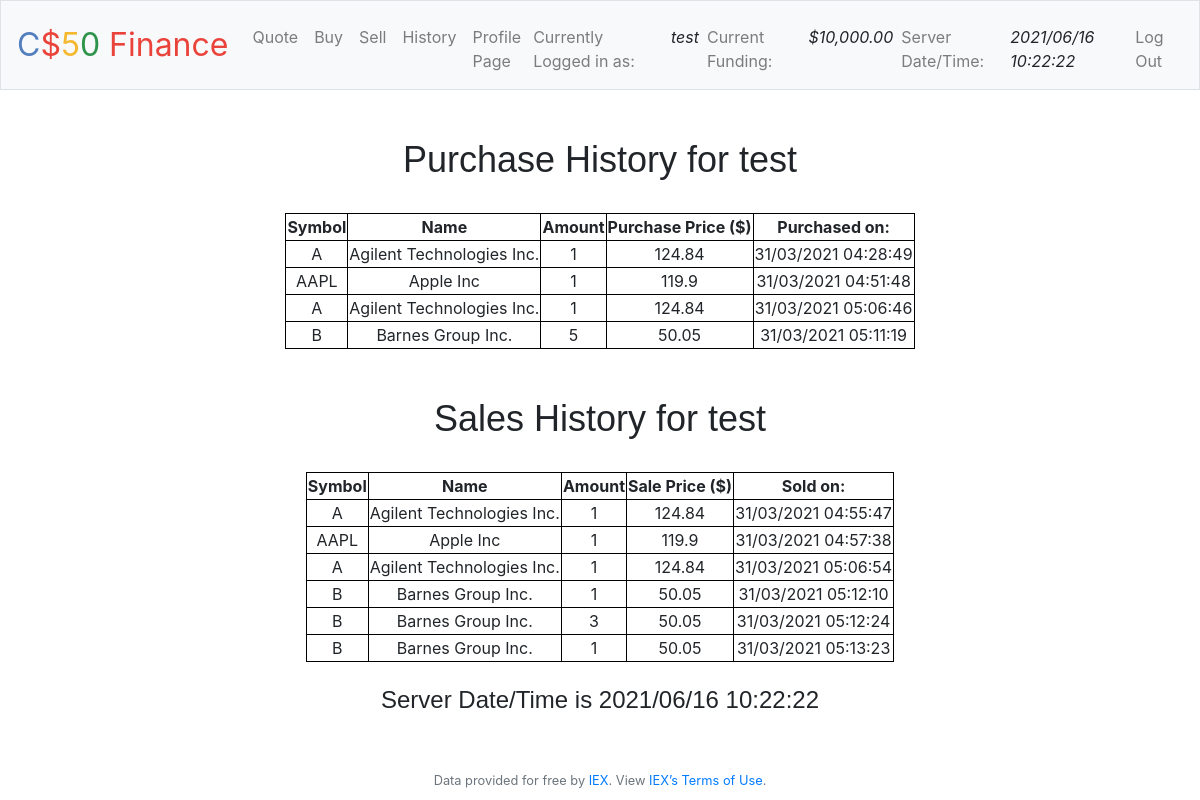
Screenshot of /history (signed in) with the database file from the repository.
### tables this page shows
CREATE TABLE buyrecords
(
buy_id INTEGER,
user_id INTEGER NOT NULL,
stock_symbol TEXT NOT NULL,
stock_name TEXT NOT NULL,
stock_amount NUMERIC NOT NULL,
stock_price NUMERIC NOT NULL,
time DATETIME,
PRIMARY KEY(buy_id),
FOREIGN KEY(user_id) REFERENCES users(id)
);

CREATE TABLE sellrecords
(
sell_id INTEGER,
user_id INTEGER NOT NULL,
stock_symbol TEXT NOT NULL,
stock_name TEXT NOT NULL,
stock_amount NUMERIC NOT NULL,
stock_price NUMERIC NOT NULL,
time DATETIME,
PRIMARY KEY(sell_id),
FOREIGN KEY(user_id) REFERENCES users(id)
);

### application.py (the view)
@app.route("/history")
@login_required
def history():
    session["current_time"] = datetime.now().strftime("%Y/%m/%d %H:%M:%S")
    buyrecords = db.execute("SELECT * FROM buyrecords where user_id = ?", session["user_id"])
    sellrecords = db.execute("SELECT * FROM sellrecords where user_id = ?", session["user_id"])
    print("buyrecords:", buyrecords)
    print("sellrecords:", sellrecords)
    return render_template("history.html", buyrecords=buyrecords, sellrecords=sellrecords)

### application.py (called while the page is built)
@app.after_request
def after_request(response):
    response.headers["Cache-Control"] = "no-cache, no-store, must-revalidate"
    response.headers["Expires"] = 0
    response.headers["Pragma"] = "no-cache"
    return response

### helpers.py (called while the page is built)
def login_required(f):
    @wraps(f)
    def decorated_function(*args, **kwargs):
        if session.get("user_id") is None:
            return redirect("/login")
        return f(*args, **kwargs)
    return decorated_function

### templates/history.html (shortened to what this page needs)
{% extends "layout.html" %}
{% block main %}
    <h1>Purchase History for {{ session.user_name }}</h1>
    <br>
    <table align="center">
        <thead>
            <tr>
                <th>Symbol</th>
                <th>Name</th>
                <th>Amount</th>
                <th>Purchase Price ($)</th>
                <th>Purchased on:</th>
            </tr>
        </thead>
        <tbody>
            {% for buyrecords in buyrecords %}
            <tr>
                <td> {{ buyrecords.stock_symbol}}  </td>
                <td> {{ buyrecords.stock_name}} </td>
                <td> {{ buyrecords.stock_amount}} </td>
                <td> {{ buyrecords.stock_price}} </td>
                <td> {{ buyrecords.time}} </td>
            </tr>
            {% endfor %}
        </tbody>
    </table>
    <br><br>
    <h1>Sales History for {{ session.user_name }}</h1>
    <br>
    <table align="center">
        <thead>
            <tr>
                <th>Symbol</th>
                <th>Name</th>
                <th>Amount</th>
                <th>Sale Price ($)</th>
                <th>Sold on:</th>
            </tr>
        </thead>
        <tbody>
            {% for sellrecords in sellrecords %}
            <tr>
                <td> {{ sellrecords.stock_symbol}}  </td>
                <td> {{ sellrecords.stock_name}} </td>
                <td> {{ sellrecords.stock_amount}} </td>
                <td> {{ sellrecords.stock_price}} </td>
                <td> {{ sellrecords.time}} </td>
            </tr>
            {% endfor %}
        </tbody>
    </table>
    <br>
    <h2>
        Server Date/Time is {{ session.current_time }}
    </h2>
{% endblock %}

### static/styles.css (style rules this page uses)
h1 { font-family: 'Montserrat', sans-serif; font-size: 36px; text-align: center; }
h2 { font-family: 'Montserrat', sans-serif; font-size: 24px; text-align: center; }
table, th, td { border: 1px solid black; }

### rows the page displays
buyrecords: stock_symbol "A", stock_name "Agilent Technologies Inc.", stock_amount "1", stock_price "124.84", time "31/03/2021 04:28:49"
buyrecords: stock_symbol "AAPL", stock_name "Apple Inc", stock_amount "1", stock_price "119.9", time "31/03/2021 04:51:48"
buyrecords: stock_symbol "A", stock_name "Agilent Technologies Inc.", stock_amount "1", stock_price "124.84", time "31/03/2021 05:06:46"
buyrecords: stock_symbol "B", stock_name "Barnes Group Inc.", stock_amount "5", stock_price "50.05", time "31/03/2021 05:11:19"
sellrecords: stock_symbol "A", stock_name "Agilent Technologies Inc.", stock_amount "1", stock_price "124.84", time "31/03/2021 04:55:47"
sellrecords: stock_symbol "AAPL", stock_name "Apple Inc", stock_amount "1", stock_price "119.9", time "31/03/2021 04:57:38"
sellrecords: stock_symbol "A", stock_name "Agilent Technologies Inc.", stock_amount "1", stock_price "124.84", time "31/03/2021 05:06:54"
sellrecords: stock_symbol "B", stock_name "Barnes Group Inc.", stock_amount "1", stock_price "50.05", time "31/03/2021 05:12:10"
sellrecords: stock_symbol "B", stock_name "Barnes Group Inc.", stock_amount "3", stock_price "50.05", time "31/03/2021 05:12:24"
sellrecords: stock_symbol "B", stock_name "Barnes Group Inc.", stock_amount "1", stock_price "50.05", time "31/03/2021 05:13:23"

### other values shown
{{ session.user_name }} "test"
{{ session.user_balance }} "$10,000.00"
{{ session.current_time }} "2021/06/16 10:22:22"
